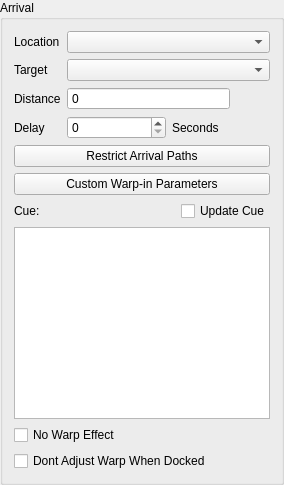
        <widget class="QGroupBox" name="arrivalGroupBox">
         <property name="title">
          <string>Arrival</string>
         </property>
         <layout class="QVBoxLayout" name="arrivalLayout">
          <item>
           <layout class="QFormLayout" name="formLayout_3">
            <item row="0" column="0">
             <widget class="QLabel" name="arrivalLocationLabel">
              <property name="text">
               <string>Location</string>
              </property>
             </widget>
            </item>
            <item row="0" column="1">
             <widget class="QComboBox" name="arrivalLocationCombo">
              <property name="toolTip">
               <string>&lt;html&gt;&lt;head/&gt;&lt;body&gt;&lt;p&gt;Sets ship's arrival location&lt;/p&gt;&lt;p&gt;Hyperspace - Ship appears where it is on the map,&lt;/p&gt;&lt;p&gt;Near Ship - Ship appears at a random location the specified distance of the target,&lt;/p&gt;&lt;p&gt;In front of ship - Ship appears ate the specified distance somewhere in a cone in front of the target,&lt;/p&gt;&lt;p&gt;Docking Bay - Ship arrives in the targets fighter bay&lt;/p&gt;&lt;/body&gt;&lt;/html&gt;</string>
              </property>
             </widget>
            </item>
            <item row="1" column="0">
             <widget class="QLabel" name="arrivalTargetLabel">
              <property name="text">
               <string>Target</string>
              </property>
             </widget>
            </item>
            <item row="1" column="1">
             <widget class="QComboBox" name="arrivalTargetCombo">
              <property name="toolTip">
               <string>&lt;html&gt;&lt;head/&gt;&lt;body&gt;&lt;p&gt;Target Ship&lt;/p&gt;&lt;/body&gt;&lt;/html&gt;</string>
              </property>
             </widget>
            </item>
            <item row="2" column="0">
             <widget class="QLabel" name="arrivalDistanceLabel">
              <property name="text">
               <string>Distance</string>
              </property>
             </widget>
            </item>
            <item row="2" column="1">
             <layout class="QHBoxLayout" name="arrivalDistanceLayout">
              <item>
               <widget class="QSpinBox" name="arrivalDistanceEdit">
                <property name="toolTip">
                 <string>&lt;html&gt;&lt;head/&gt;&lt;body&gt;&lt;p&gt;Distance from target&lt;/p&gt;&lt;/body&gt;&lt;/html&gt;</string>
                </property>
                <property name="buttonSymbols">
                 <enum>QAbstractSpinBox::NoButtons</enum>
                </property>
                <property name="maximum">
                 <number>16777215</number>
                </property>
               </widget>
              </item>
              <item>
               <spacer name="distanceSpaceer">
                <property name="orientation">
                 <enum>Qt::Horizontal</enum>
                </property>
                <property name="sizeType">
                 <enum>QSizePolicy::Preferred</enum>
                </property>
                <property name="sizeHint" stdset="0">
                 <size>
                  <width>40</width>
                  <height>20</height>
                 </size>
                </property>
               </spacer>
              </item>
             </layout>
            </item>
            <item row="3" column="0">
             <widget class="QLabel" name="arrivalDelayLabel">
              <property name="text">
               <string>Delay</string>
              </property>
             </widget>
            </item>
            <item row="3" column="1">
             <layout class="QHBoxLayout" name="arrivalDelayLayout">
              <item>
               <widget class="QSpinBox" name="arrivalDelaySpinBox">
                <property name="toolTip">
                 <string>&lt;html&gt;&lt;head/&gt;&lt;body&gt;&lt;p&gt;Time to wait after cue conditions met&lt;/p&gt;&lt;/body&gt;&lt;/html&gt;</string>
                </property>
               </widget>
              </item>
              <item>
               <widget class="QLabel" name="arrivalSeconds">
                <property name="text">
                 <string>Seconds</string>
                </property>
               </widget>
              </item>
             </layout>
            </item>
           </layout>
          </item>
          <item>
           <widget class="QPushButton" name="restrictArrivalPathsButton">
            <property name="toolTip">
             <string>&lt;html&gt;&lt;head/&gt;&lt;body&gt;&lt;p&gt;Limit the fighterbay paths the arriving ship can use&lt;/p&gt;&lt;/body&gt;&lt;/html&gt;</string>
            </property>
            <property name="text">
             <string>Restrict Arrival Paths</string>
            </property>
           </widget>
          </item>
          <item>
           <widget class="QPushButton" name="customWarpinButton">
            <property name="toolTip">
             <string>&lt;html&gt;&lt;head/&gt;&lt;body&gt;&lt;p&gt;Change the apperance, speed and sound of the warp effect (Excluding Docking bay)&lt;/p&gt;&lt;/body&gt;&lt;/html&gt;</string>
            </property>
            <property name="text">
             <string>Custom Warp-in Parameters</string>
            </property>
           </widget>
          </item>
          <item>
           <layout class="QHBoxLayout" name="arrivalCueLayout">
            <item>
             <widget class="QLabel" name="arrivalCureLabel">
              <property name="text">
               <string>Cue:</string>
              </property>
             </widget>
            </item>
            <item>
             <spacer name="horizontalSpacer">
              <property name="orientation">
               <enum>Qt::Horizontal</enum>
              </property>
              <property name="sizeHint" stdset="0">
               <size>
                <width>40</width>
                <height>20</height>
               </size>
              </property>
             </spacer>
            </item>
            <item>
             <widget class="QCheckBox" name="updateArrivalCueCheckBox">
              <property name="toolTip">
               <string>&lt;html&gt;&lt;head/&gt;&lt;body&gt;&lt;p&gt;Change cue for all selected ships&lt;/p&gt;&lt;/body&gt;&lt;/html&gt;</string>
              </property>
              <property name="text">
               <string>Update Cue</string>
              </property>
             </widget>
            </item>
           </layout>
          </item>
          <item>
           <widget class="fso::fred::sexp_tree_view" name="arrivalTree"/>
          </item>
          <item>
           <widget class="fso::fred::ShipFlagCheckbox" name="noArrivalWarpCheckBox">
            <property name="toolTip">
             <string>&lt;html&gt;&lt;head/&gt;&lt;body&gt;&lt;p&gt;Ship pops into existance&lt;/p&gt;&lt;/body&gt;&lt;/html&gt;</string>
            </property>
            <property name="text">
             <string>No Warp Effect</string>
            </property>
           </widget>
          </item>
          <item>
           <widget class="fso::fred::ShipFlagCheckbox" name="dockWarpinCheckBox">
            <property name="text">
             <string>Dont Adjust Warp When Docked</string>
            </property>
           </widget>
          </item>
         </layout>
        </widget>
